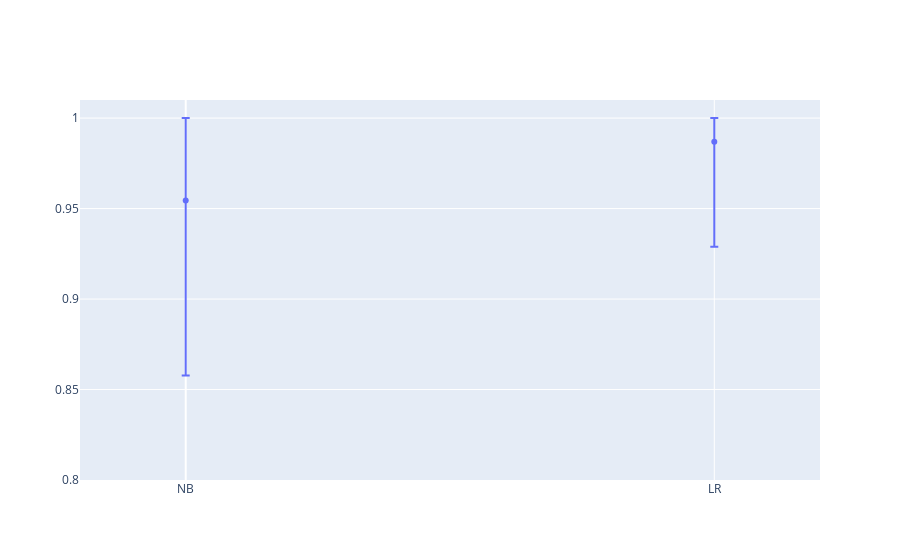

Source (notebook cell):
### Code cell
fig = go.Figure()

# Add scatter traces for mean_nb and mean_lr
fig.add_trace(go.Scatter(
    x=[0, 0.5],
    y=[mean_nb, mean_lr],
    mode='markers',
    name='Means',
    error_y=dict(
        type='data',
        symmetric=False,
        array=[conf_nb[1] - mean_nb, conf_lr[1] - mean_lr],
        arrayminus=[mean_nb - conf_nb[0], mean_lr - conf_lr[0]]
    )
))

# Update x-axis properties
fig.update_xaxes(range=[-0.1, 0.6], tickvals=[0, 0.5], ticktext=['NB', 'LR'])

# Update x-axis properties
fig.update_yaxes(range=[0.8, 1.01])

fig.show()

### Figure 1 — Plotly figure (JSON) as saved in the notebook; plotly's stock layout.template omitted (floating-point values rounded to 4 significant figures)
{"data": [{"error_y": {"array": [0.04551, 0.01301], "arrayminus": [0.09675, 0.05806], "symmetric": false, "type": "data"}, "mode": "markers", "name": "Means", "type": "scatter", "x": [0, 0.5], "y": [0.9545, 0.987]}], "layout": {"xaxis": {"range": [-0.1, 0.6], "ticktext": ["NB", "LR"], "tickvals": [0, 0.5]}, "yaxis": {"range": [0.8, 1.01]}}}
